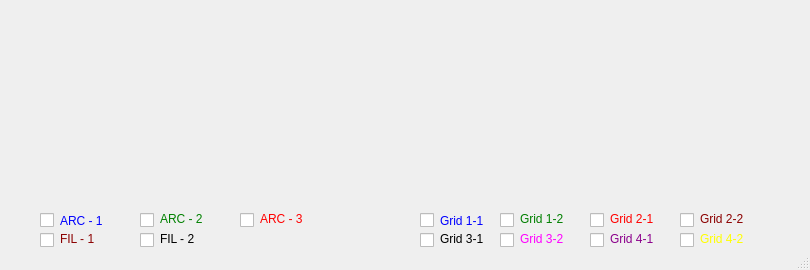
<?xml version="1.0" encoding="UTF-8"?>
<ui version="4.0">
 <class>MainWindow</class>
 <widget class="QMainWindow" name="MainWindow">
  <property name="geometry">
   <rect>
    <x>0</x>
    <y>0</y>
    <width>810</width>
    <height>270</height>
   </rect>
  </property>
  <property name="windowTitle">
   <string>IS 1 WC Temp.</string>
  </property>
  <widget class="QWidget" name="centralWidget">
   <widget class="CAMultiplot" name="caMultiplot">
    <property name="geometry">
     <rect>
      <x>10</x>
      <y>10</y>
      <width>380</width>
      <height>191</height>
     </rect>
    </property>
    <property name="pvname">
     <string>NB1_WAT_RTD_R29</string>
    </property>
    <property name="pvname1">
     <string>NB1_WAT_RTD_R28</string>
    </property>
    <property name="pvname2">
     <string>NB1_WAT_RTD_R27</string>
    </property>
    <property name="pvname3">
     <string>NB1_WAT_RTD_R30</string>
    </property>
    <property name="pvname4">
     <string>NB1_WAT_RTD_R31</string>
    </property>
    <property name="pvname5">
     <string/>
    </property>
    <property name="periodicdata" stdset="0">
     <enum>CAMultiplot::OneSec</enum>
    </property>
   </widget>
   <widget class="CAColorCheckBox" name="caColorCheckBox">
    <property name="geometry">
     <rect>
      <x>40</x>
      <y>210</y>
      <width>18</width>
      <height>20</height>
     </rect>
    </property>
    <property name="text">
     <string/>
    </property>
    <property name="tristate">
     <bool>false</bool>
    </property>
   </widget>
   <widget class="CAColorCheckBox" name="caColorCheckBox_2">
    <property name="geometry">
     <rect>
      <x>140</x>
      <y>210</y>
      <width>18</width>
      <height>20</height>
     </rect>
    </property>
   </widget>
   <widget class="CAColorCheckBox" name="caColorCheckBox_3">
    <property name="geometry">
     <rect>
      <x>240</x>
      <y>210</y>
      <width>18</width>
      <height>20</height>
     </rect>
    </property>
   </widget>
   <widget class="CAColorCheckBox" name="caColorCheckBox_4">
    <property name="geometry">
     <rect>
      <x>40</x>
      <y>230</y>
      <width>18</width>
      <height>20</height>
     </rect>
    </property>
   </widget>
   <widget class="CAColorCheckBox" name="caColorCheckBox_5">
    <property name="geometry">
     <rect>
      <x>140</x>
      <y>230</y>
      <width>18</width>
      <height>20</height>
     </rect>
    </property>
   </widget>
   <widget class="QLabel" name="label">
    <property name="geometry">
     <rect>
      <x>60</x>
      <y>212</y>
      <width>60</width>
      <height>17</height>
     </rect>
    </property>
    <property name="styleSheet">
     <string notr="true">color:blue;</string>
    </property>
    <property name="text">
     <string>ARC - 1</string>
    </property>
   </widget>
   <widget class="QLabel" name="label_2">
    <property name="geometry">
     <rect>
      <x>160</x>
      <y>210</y>
      <width>60</width>
      <height>17</height>
     </rect>
    </property>
    <property name="styleSheet">
     <string notr="true">color:green;</string>
    </property>
    <property name="text">
     <string>ARC - 2</string>
    </property>
   </widget>
   <widget class="QLabel" name="label_3">
    <property name="geometry">
     <rect>
      <x>260</x>
      <y>210</y>
      <width>60</width>
      <height>17</height>
     </rect>
    </property>
    <property name="styleSheet">
     <string notr="true">color:red;</string>
    </property>
    <property name="text">
     <string>ARC - 3</string>
    </property>
   </widget>
   <widget class="QLabel" name="label_4">
    <property name="geometry">
     <rect>
      <x>60</x>
      <y>230</y>
      <width>60</width>
      <height>17</height>
     </rect>
    </property>
    <property name="styleSheet">
     <string notr="true">color:darkred;</string>
    </property>
    <property name="text">
     <string>FIL - 1</string>
    </property>
   </widget>
   <widget class="QLabel" name="label_5">
    <property name="geometry">
     <rect>
      <x>160</x>
      <y>230</y>
      <width>60</width>
      <height>17</height>
     </rect>
    </property>
    <property name="styleSheet">
     <string notr="true">color:black;</string>
    </property>
    <property name="text">
     <string>FIL - 2</string>
    </property>
   </widget>
   <widget class="QLabel" name="label_6">
    <property name="geometry">
     <rect>
      <x>440</x>
      <y>230</y>
      <width>60</width>
      <height>17</height>
     </rect>
    </property>
    <property name="styleSheet">
     <string notr="true">color:black;</string>
    </property>
    <property name="text">
     <string>Grid 3-1</string>
    </property>
   </widget>
   <widget class="CAColorCheckBox" name="caColorCheckBox_6">
    <property name="geometry">
     <rect>
      <x>420</x>
      <y>210</y>
      <width>18</width>
      <height>20</height>
     </rect>
    </property>
    <property name="text">
     <string/>
    </property>
    <property name="tristate">
     <bool>false</bool>
    </property>
   </widget>
   <widget class="QLabel" name="label_7">
    <property name="geometry">
     <rect>
      <x>520</x>
      <y>210</y>
      <width>60</width>
      <height>17</height>
     </rect>
    </property>
    <property name="styleSheet">
     <string notr="true">color:green;</string>
    </property>
    <property name="text">
     <string>Grid 1-2</string>
    </property>
   </widget>
   <widget class="QLabel" name="label_8">
    <property name="geometry">
     <rect>
      <x>700</x>
      <y>210</y>
      <width>60</width>
      <height>17</height>
     </rect>
    </property>
    <property name="styleSheet">
     <string notr="true">color:darkred;</string>
    </property>
    <property name="text">
     <string>Grid 2-2</string>
    </property>
   </widget>
   <widget class="CAMultiplot" name="caMultiplot_2">
    <property name="geometry">
     <rect>
      <x>410</x>
      <y>10</y>
      <width>380</width>
      <height>191</height>
     </rect>
    </property>
    <property name="pvname">
     <string>NB1_WAT_RTD_R19</string>
    </property>
    <property name="pvname1">
     <string>NB1_WAT_RTD_R20</string>
    </property>
    <property name="pvname2">
     <string>NB1_WAT_RTD_R21</string>
    </property>
    <property name="pvname3">
     <string>NB1_WAT_RTD_R22</string>
    </property>
    <property name="pvname4">
     <string>NB1_WAT_RTD_R23</string>
    </property>
    <property name="pvname5">
     <string>NB1_WAT_RTD_R24</string>
    </property>
    <property name="pvname6">
     <string>NB1_WAT_RTD_R25</string>
    </property>
    <property name="pvname7">
     <string>NB1_WAT_RTD_R26</string>
    </property>
   </widget>
   <widget class="CAColorCheckBox" name="caColorCheckBox_7">
    <property name="geometry">
     <rect>
      <x>420</x>
      <y>230</y>
      <width>18</width>
      <height>20</height>
     </rect>
    </property>
   </widget>
   <widget class="CAColorCheckBox" name="caColorCheckBox_8">
    <property name="geometry">
     <rect>
      <x>500</x>
      <y>210</y>
      <width>18</width>
      <height>20</height>
     </rect>
    </property>
   </widget>
   <widget class="CAColorCheckBox" name="caColorCheckBox_9">
    <property name="geometry">
     <rect>
      <x>590</x>
      <y>210</y>
      <width>18</width>
      <height>20</height>
     </rect>
    </property>
   </widget>
   <widget class="QLabel" name="label_9">
    <property name="geometry">
     <rect>
      <x>610</x>
      <y>210</y>
      <width>60</width>
      <height>17</height>
     </rect>
    </property>
    <property name="styleSheet">
     <string notr="true">color:red;</string>
    </property>
    <property name="text">
     <string>Grid 2-1</string>
    </property>
   </widget>
   <widget class="CAColorCheckBox" name="caColorCheckBox_10">
    <property name="geometry">
     <rect>
      <x>680</x>
      <y>210</y>
      <width>18</width>
      <height>20</height>
     </rect>
    </property>
   </widget>
   <widget class="QLabel" name="label_10">
    <property name="geometry">
     <rect>
      <x>440</x>
      <y>212</y>
      <width>60</width>
      <height>17</height>
     </rect>
    </property>
    <property name="styleSheet">
     <string notr="true">color:blue;</string>
    </property>
    <property name="text">
     <string>Grid 1-1</string>
    </property>
   </widget>
   <widget class="QLabel" name="label_11">
    <property name="geometry">
     <rect>
      <x>520</x>
      <y>230</y>
      <width>60</width>
      <height>17</height>
     </rect>
    </property>
    <property name="styleSheet">
     <string notr="true">color:magenta;</string>
    </property>
    <property name="text">
     <string>Grid 3-2</string>
    </property>
   </widget>
   <widget class="CAColorCheckBox" name="caColorCheckBox_11">
    <property name="geometry">
     <rect>
      <x>500</x>
      <y>230</y>
      <width>18</width>
      <height>20</height>
     </rect>
    </property>
   </widget>
   <widget class="QLabel" name="label_12">
    <property name="geometry">
     <rect>
      <x>610</x>
      <y>230</y>
      <width>60</width>
      <height>17</height>
     </rect>
    </property>
    <property name="styleSheet">
     <string notr="true">color:darkMagenta;</string>
    </property>
    <property name="text">
     <string>Grid 4-1</string>
    </property>
   </widget>
   <widget class="CAColorCheckBox" name="caColorCheckBox_12">
    <property name="geometry">
     <rect>
      <x>590</x>
      <y>230</y>
      <width>18</width>
      <height>20</height>
     </rect>
    </property>
   </widget>
   <widget class="QLabel" name="label_13">
    <property name="geometry">
     <rect>
      <x>700</x>
      <y>230</y>
      <width>60</width>
      <height>17</height>
     </rect>
    </property>
    <property name="styleSheet">
     <string notr="true">color:yellow;</string>
    </property>
    <property name="text">
     <string>Grid 4-2</string>
    </property>
   </widget>
   <widget class="CAColorCheckBox" name="caColorCheckBox_13">
    <property name="geometry">
     <rect>
      <x>680</x>
      <y>230</y>
      <width>18</width>
      <height>20</height>
     </rect>
    </property>
   </widget>
  </widget>
  <widget class="QStatusBar" name="statusBar"/>
 </widget>
 <layoutdefault spacing="6" margin="11"/>
 <customwidgets>
  <customwidget>
   <class>CAMultiplot</class>
   <extends>QwtPlot</extends>
   <header>caMultiplot.h</header>
  </customwidget>
  <customwidget>
   <class>CAColorCheckBox</class>
   <extends>QCheckBox</extends>
   <header>caColorcheckbox.h</header>
  </customwidget>
  <customwidget>
   <class>QwtPlot</class>
   <extends>QFrame</extends>
   <header>qwt_plot.h</header>
  </customwidget>
 </customwidgets>
 <resources/>
 <connections>
  <connection>
   <sender>caColorCheckBox</sender>
   <signal>showLabel(bool,QString)</signal>
   <receiver>caMultiplot</receiver>
   <slot>displayCurve(bool,QString)</slot>
   <hints>
    <hint type="sourcelabel">
     <x>367</x>
     <y>34</y>
    </hint>
    <hint type="destinationlabel">
     <x>317</x>
     <y>44</y>
    </hint>
   </hints>
  </connection>
  <connection>
   <sender>caMultiplot</sender>
   <signal>legendLabel(QString,QString)</signal>
   <receiver>caColorCheckBox</receiver>
   <slot>changeColorLabel(QString,QString)</slot>
   <hints>
    <hint type="sourcelabel">
     <x>331</x>
     <y>39</y>
    </hint>
    <hint type="destinationlabel">
     <x>352</x>
     <y>35</y>
    </hint>
   </hints>
  </connection>
  <connection>
   <sender>caColorCheckBox_2</sender>
   <signal>showLabel(bool,QString)</signal>
   <receiver>caMultiplot</receiver>
   <slot>displayCurve(bool,QString)</slot>
   <hints>
    <hint type="sourcelabel">
     <x>363</x>
     <y>63</y>
    </hint>
    <hint type="destinationlabel">
     <x>334</x>
     <y>68</y>
    </hint>
   </hints>
  </connection>
  <connection>
   <sender>caMultiplot</sender>
   <signal>legendLabel1(QString,QString)</signal>
   <receiver>caColorCheckBox_2</receiver>
   <slot>changeColorLabel(QString,QString)</slot>
   <hints>
    <hint type="sourcelabel">
     <x>337</x>
     <y>72</y>
    </hint>
    <hint type="destinationlabel">
     <x>359</x>
     <y>69</y>
    </hint>
   </hints>
  </connection>
  <connection>
   <sender>caMultiplot</sender>
   <signal>legendLabel2(QString,QString)</signal>
   <receiver>caColorCheckBox_3</receiver>
   <slot>changeColorLabel(QString,QString)</slot>
   <hints>
    <hint type="sourcelabel">
     <x>334</x>
     <y>100</y>
    </hint>
    <hint type="destinationlabel">
     <x>353</x>
     <y>94</y>
    </hint>
   </hints>
  </connection>
  <connection>
   <sender>caColorCheckBox_3</sender>
   <signal>showLabel(bool,QString)</signal>
   <receiver>caMultiplot</receiver>
   <slot>displayCurve(bool,QString)</slot>
   <hints>
    <hint type="sourcelabel">
     <x>355</x>
     <y>94</y>
    </hint>
    <hint type="destinationlabel">
     <x>338</x>
     <y>104</y>
    </hint>
   </hints>
  </connection>
  <connection>
   <sender>caMultiplot</sender>
   <signal>legendLabel3(QString,QString)</signal>
   <receiver>caColorCheckBox_4</receiver>
   <slot>changeColorLabel(QString,QString)</slot>
   <hints>
    <hint type="sourcelabel">
     <x>331</x>
     <y>132</y>
    </hint>
    <hint type="destinationlabel">
     <x>357</x>
     <y>124</y>
    </hint>
   </hints>
  </connection>
  <connection>
   <sender>caColorCheckBox_4</sender>
   <signal>showLabel(bool,QString)</signal>
   <receiver>caMultiplot</receiver>
   <slot>displayCurve(bool,QString)</slot>
   <hints>
    <hint type="sourcelabel">
     <x>356</x>
     <y>124</y>
    </hint>
    <hint type="destinationlabel">
     <x>335</x>
     <y>131</y>
    </hint>
   </hints>
  </connection>
  <connection>
   <sender>caMultiplot</sender>
   <signal>legendLabel4(QString,QString)</signal>
   <receiver>caColorCheckBox_5</receiver>
   <slot>changeColorLabel(QString,QString)</slot>
   <hints>
    <hint type="sourcelabel">
     <x>327</x>
     <y>155</y>
    </hint>
    <hint type="destinationlabel">
     <x>359</x>
     <y>155</y>
    </hint>
   </hints>
  </connection>
  <connection>
   <sender>caColorCheckBox_5</sender>
   <signal>showLabel(bool,QString)</signal>
   <receiver>caMultiplot</receiver>
   <slot>displayCurve(bool,QString)</slot>
   <hints>
    <hint type="sourcelabel">
     <x>356</x>
     <y>154</y>
    </hint>
    <hint type="destinationlabel">
     <x>327</x>
     <y>163</y>
    </hint>
   </hints>
  </connection>
  <connection>
   <sender>caMultiplot_2</sender>
   <signal>legendLabel(QString,QString)</signal>
   <receiver>caColorCheckBox_6</receiver>
   <slot>changeColorLabel(QString,QString)</slot>
   <hints>
    <hint type="sourcelabel">
     <x>752</x>
     <y>29</y>
    </hint>
    <hint type="destinationlabel">
     <x>797</x>
     <y>24</y>
    </hint>
   </hints>
  </connection>
  <connection>
   <sender>caMultiplot_2</sender>
   <signal>legendLabel1(QString,QString)</signal>
   <receiver>caColorCheckBox_8</receiver>
   <slot>changeColorLabel(QString,QString)</slot>
   <hints>
    <hint type="sourcelabel">
     <x>756</x>
     <y>45</y>
    </hint>
    <hint type="destinationlabel">
     <x>799</x>
     <y>51</y>
    </hint>
   </hints>
  </connection>
  <connection>
   <sender>caMultiplot_2</sender>
   <signal>legendLabel2(QString,QString)</signal>
   <receiver>caColorCheckBox_9</receiver>
   <slot>changeColorLabel(QString,QString)</slot>
   <hints>
    <hint type="sourcelabel">
     <x>764</x>
     <y>74</y>
    </hint>
    <hint type="destinationlabel">
     <x>794</x>
     <y>72</y>
    </hint>
   </hints>
  </connection>
  <connection>
   <sender>caMultiplot_2</sender>
   <signal>legendLabel3(QString,QString)</signal>
   <receiver>caColorCheckBox_10</receiver>
   <slot>changeColorLabel(QString,QString)</slot>
   <hints>
    <hint type="sourcelabel">
     <x>759</x>
     <y>94</y>
    </hint>
    <hint type="destinationlabel">
     <x>800</x>
     <y>87</y>
    </hint>
   </hints>
  </connection>
  <connection>
   <sender>caMultiplot_2</sender>
   <signal>legendLabel4(QString,QString)</signal>
   <receiver>caColorCheckBox_7</receiver>
   <slot>changeColorLabel(QString,QString)</slot>
   <hints>
    <hint type="sourcelabel">
     <x>728</x>
     <y>113</y>
    </hint>
    <hint type="destinationlabel">
     <x>798</x>
     <y>109</y>
    </hint>
   </hints>
  </connection>
  <connection>
   <sender>caMultiplot_2</sender>
   <signal>legendLabel5(QString,QString)</signal>
   <receiver>caColorCheckBox_11</receiver>
   <slot>changeColorLabel(QString,QString)</slot>
   <hints>
    <hint type="sourcelabel">
     <x>767</x>
     <y>128</y>
    </hint>
    <hint type="destinationlabel">
     <x>806</x>
     <y>130</y>
    </hint>
   </hints>
  </connection>
  <connection>
   <sender>caMultiplot_2</sender>
   <signal>legendLabel6(QString,QString)</signal>
   <receiver>caColorCheckBox_12</receiver>
   <slot>changeColorLabel(QString,QString)</slot>
   <hints>
    <hint type="sourcelabel">
     <x>759</x>
     <y>145</y>
    </hint>
    <hint type="destinationlabel">
     <x>803</x>
     <y>145</y>
    </hint>
   </hints>
  </connection>
  <connection>
   <sender>caMultiplot_2</sender>
   <signal>legendLabel7(QString,QString)</signal>
   <receiver>caColorCheckBox_13</receiver>
   <slot>changeColorLabel(QString,QString)</slot>
   <hints>
    <hint type="sourcelabel">
     <x>758</x>
     <y>169</y>
    </hint>
    <hint type="destinationlabel">
     <x>800</x>
     <y>169</y>
    </hint>
   </hints>
  </connection>
  <connection>
   <sender>caColorCheckBox_6</sender>
   <signal>showLabel(bool,QString)</signal>
   <receiver>caMultiplot_2</receiver>
   <slot>displayCurve(bool,QString)</slot>
   <hints>
    <hint type="sourcelabel">
     <x>793</x>
     <y>37</y>
    </hint>
    <hint type="destinationlabel">
     <x>757</x>
     <y>31</y>
    </hint>
   </hints>
  </connection>
  <connection>
   <sender>caColorCheckBox_8</sender>
   <signal>showLabel(bool,QString)</signal>
   <receiver>caMultiplot_2</receiver>
   <slot>displayCurve(bool,QString)</slot>
   <hints>
    <hint type="sourcelabel">
     <x>792</x>
     <y>56</y>
    </hint>
    <hint type="destinationlabel">
     <x>740</x>
     <y>47</y>
    </hint>
   </hints>
  </connection>
  <connection>
   <sender>caColorCheckBox_9</sender>
   <signal>showLabel(bool,QString)</signal>
   <receiver>caMultiplot_2</receiver>
   <slot>displayCurve(bool,QString)</slot>
   <hints>
    <hint type="sourcelabel">
     <x>796</x>
     <y>67</y>
    </hint>
    <hint type="destinationlabel">
     <x>747</x>
     <y>65</y>
    </hint>
   </hints>
  </connection>
  <connection>
   <sender>caColorCheckBox_10</sender>
   <signal>showLabel(bool,QString)</signal>
   <receiver>caMultiplot_2</receiver>
   <slot>displayCurve(bool,QString)</slot>
   <hints>
    <hint type="sourcelabel">
     <x>797</x>
     <y>92</y>
    </hint>
    <hint type="destinationlabel">
     <x>741</x>
     <y>87</y>
    </hint>
   </hints>
  </connection>
  <connection>
   <sender>caColorCheckBox_7</sender>
   <signal>showLabel(bool,QString)</signal>
   <receiver>caMultiplot_2</receiver>
   <slot>displayCurve(bool,QString)</slot>
   <hints>
    <hint type="sourcelabel">
     <x>806</x>
     <y>109</y>
    </hint>
    <hint type="destinationlabel">
     <x>753</x>
     <y>114</y>
    </hint>
   </hints>
  </connection>
  <connection>
   <sender>caColorCheckBox_11</sender>
   <signal>showLabel(bool,QString)</signal>
   <receiver>caMultiplot_2</receiver>
   <slot>displayCurve(bool,QString)</slot>
   <hints>
    <hint type="sourcelabel">
     <x>798</x>
     <y>132</y>
    </hint>
    <hint type="destinationlabel">
     <x>735</x>
     <y>135</y>
    </hint>
   </hints>
  </connection>
  <connection>
   <sender>caColorCheckBox_12</sender>
   <signal>showLabel(bool,QString)</signal>
   <receiver>caMultiplot_2</receiver>
   <slot>displayCurve(bool,QString)</slot>
   <hints>
    <hint type="sourcelabel">
     <x>800</x>
     <y>153</y>
    </hint>
    <hint type="destinationlabel">
     <x>740</x>
     <y>153</y>
    </hint>
   </hints>
  </connection>
  <connection>
   <sender>caColorCheckBox_13</sender>
   <signal>showLabel(bool,QString)</signal>
   <receiver>caMultiplot_2</receiver>
   <slot>displayCurve(bool,QString)</slot>
   <hints>
    <hint type="sourcelabel">
     <x>794</x>
     <y>170</y>
    </hint>
    <hint type="destinationlabel">
     <x>735</x>
     <y>179</y>
    </hint>
   </hints>
  </connection>
 </connections>
</ui>
